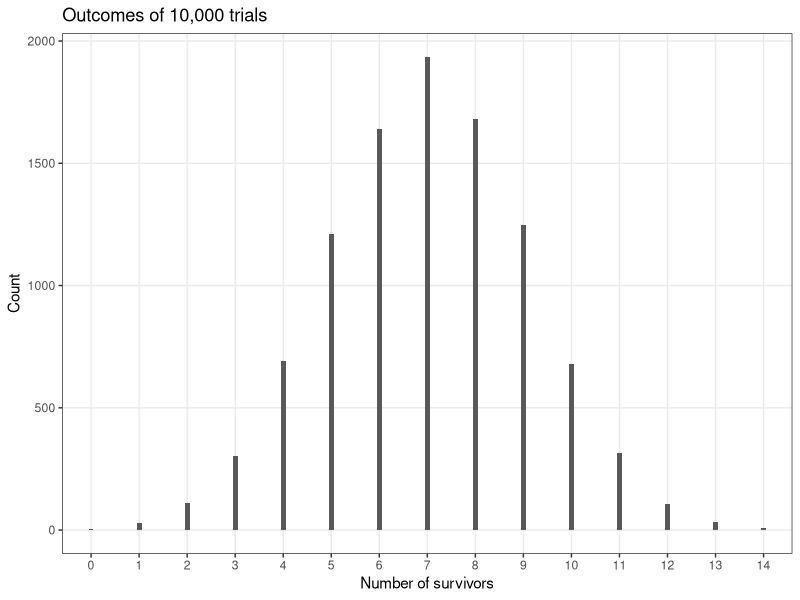
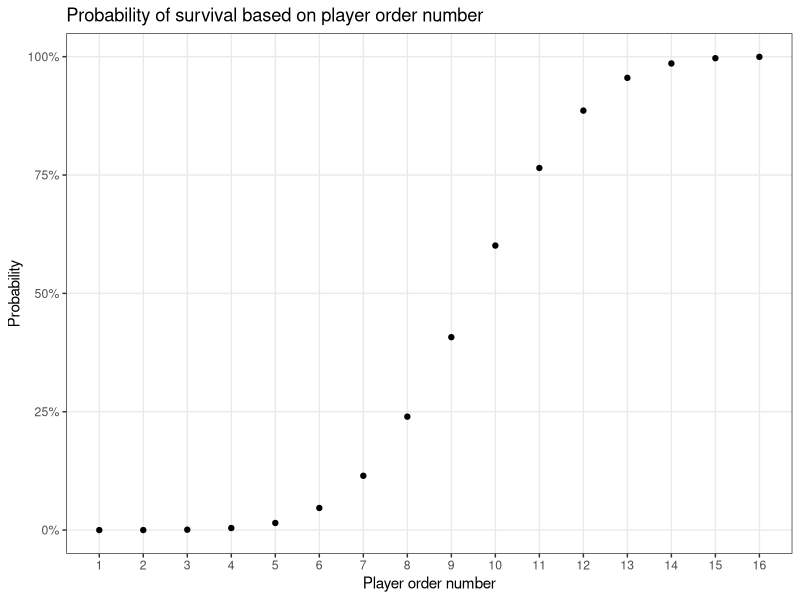
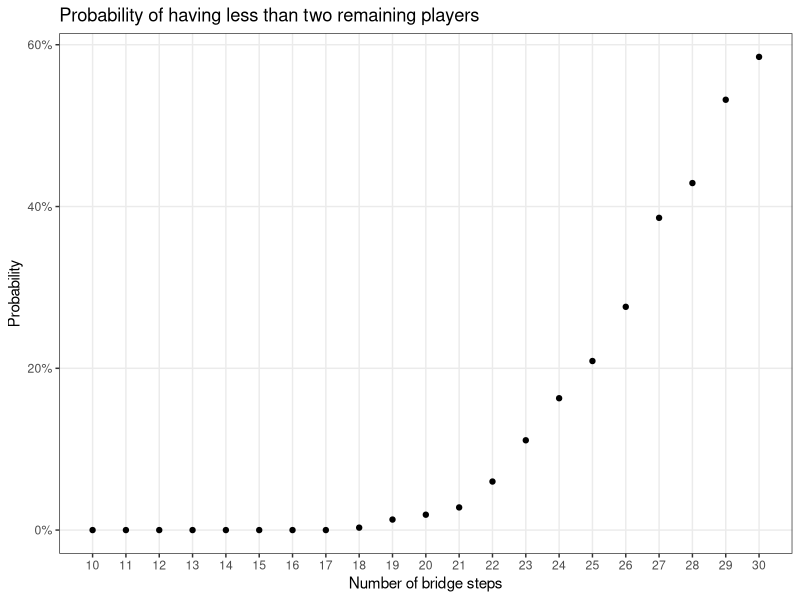

These figures' R source, in order:
## ---- chunk 1
# Rmd settings
knitr::opts_chunk$set(
    warning    = FALSE,
    message    = FALSE,
    comment    = "#>",
    fig.align  = "center",
    fig.path   = "figs/",
    fig.retina = 3
)
set.seed(42)
## ---- chunk 2
# Create an initial data.table of players
library(data.table)

num_players <- 16
players <- data.table(player = seq(num_players), alive = 1)
players
## ---- chunk 3
# Define a function for simulating one game
run_game <- function(players, num_steps) {
    lead_player <- 1
    for (step in seq(num_steps)) {
        # 50% chance that the pane is safe
        if (sample(c(TRUE, FALSE), 1)) {
            # The pane is safe, keep going!
            next
        } else {
            # The pane broke 💀
            # Before continuing, check if any players are still alive
            if (sum(players$alive) == 0) { return(players$alive) }
            # The lead player died
            players$alive[lead_player] <- 0
            lead_player <- lead_player + 1
        }
    }
    return(players$alive)
}
## ---- chunk 4
# Run one iteration of the game
single_game <- run_game(players, num_steps = 18)
single_game
## ---- chunk 5
# Run the main trials

# Repeat the "players" data.table for each trial
num_trials <- 10000
sims <- players[rep(seq(num_players), num_trials),]

# Keep track of the trial number
sims[, trial := rep(seq(num_trials), each = num_players)]

# Now run the simulation for each trial
sims[, alive := run_game(.SD, num_steps = 18), by = trial]
## ---- chunk 6
# View one trial outcome
sims[trial == 42]
## ---- chunk 7
# Compute the expected number of survivors across all trials
trials_counts <- sims[, .(count = sum(alive)), by = trial]
expected_survivors <- median(trials_counts$count)
expected_survivors
## ---- chunk 8
# Plot the distribution of survivors across all trials
library(ggplot2)

trial_count_summary <- as.data.frame(table(trials_counts$count))
names(trial_count_summary) <- c("n_survivors", "count")

ggplot(trial_count_summary) +
  geom_col(aes(x = n_survivors, y = count), width = 0.1) + 
  theme_bw() +
  theme(panel.grid.minor = element_blank()) +
  labs(
    title = "Outcomes of 10,000 trials",
    x = "Number of survivors", 
    y = "Count"
  )
## ---- chunk 9
# Plot the probability of survival based on the player order number
survival_summary <- sims[, .(p_survive = sum(alive) / num_trials), by = player]

ggplot(survival_summary) +
  geom_point(aes(x = player, y = p_survive)) + 
  scale_y_continuous(labels = scales::percent) +
  scale_x_continuous(breaks = seq(16)) +
  theme_bw() +
  theme(panel.grid.minor = element_blank()) +
  labs(
    title = "Probability of survival based on player order number",
    x = "Player order number", 
    y = "Probability"
  )
## ---- chunk 10
# Probability of having less than two survivors
sum(trials_counts$count < 2) / num_trials
## ---- chunk 11
# Re-run the trials using an increasing number of bridge steps (10 to 30)

# Repeat the "players" data.table for each trial
min_num_steps <- 10
max_num_steps <- 30
step_trials <- seq(min_num_steps, max_num_steps, by = 1)
num_step_trials <- length(step_trials)
num_trials <- 1000
step_sims <- players[rep(seq(num_players), num_trials*num_step_trials),]

# Keep track of the trial number and the step number
step_sims[, trial := rep(seq(num_trials*num_step_trials), each = num_players)]
step_sims[, steps := rep(step_trials, each = num_players*num_trials)]

# Now run the simulation for each trial
step_sims[, alive := run_game(.SD, num_steps = unique(steps)), by = trial]
## ---- chunk 12
# Compute probability of having less than two survivors for each step size
step_counts <- step_sims[, .(count = sum(alive)), by = c("trial", "steps")]
step_summary <- step_counts[, .(p_under2 = sum(count < 2) / num_trials), by = steps]

ggplot(step_summary) +
  geom_point(aes(x = steps, y = p_under2)) + 
  scale_y_continuous(labels = scales::percent) +
  scale_x_continuous(breaks = step_trials) +
  theme_bw() +
  theme(panel.grid.minor = element_blank()) +
  labs(
    title = "Probability of having less than two remaining players",
    x = "Number of bridge steps", 
    y = "Probability"
  )
## ---- chunk 13
step_summary[steps %in% seq(18, 23)]
